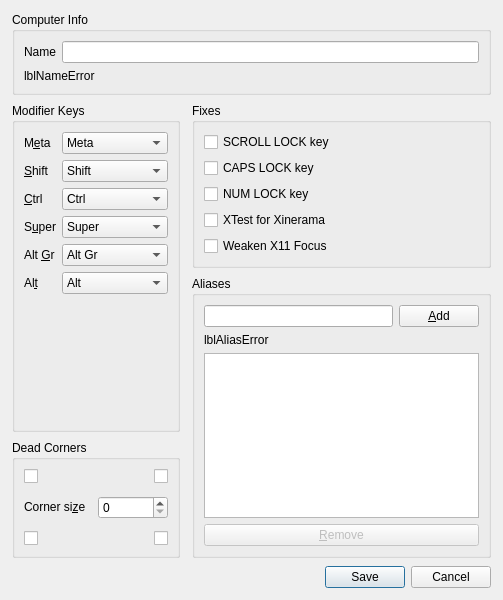
<?xml version="1.0" encoding="UTF-8"?>
<ui version="4.0">
 <class>ComputerSettingsDialog</class>
 <widget class="QDialog" name="ComputerSettingsDialog">
  <property name="geometry">
   <rect>
    <x>0</x>
    <y>0</y>
    <width>503</width>
    <height>600</height>
   </rect>
  </property>
  <property name="windowTitle">
   <string>Computer settings</string>
  </property>
  <layout class="QVBoxLayout" name="_2">
   <property name="leftMargin">
    <number>12</number>
   </property>
   <property name="topMargin">
    <number>12</number>
   </property>
   <property name="rightMargin">
    <number>12</number>
   </property>
   <property name="bottomMargin">
    <number>12</number>
   </property>
   <property name="spacing">
    <number>8</number>
   </property>
   <item>
    <widget class="QGroupBox" name="groupComputerName">
     <property name="sizePolicy">
      <sizepolicy hsizetype="Preferred" vsizetype="Maximum">
       <horstretch>0</horstretch>
       <verstretch>0</verstretch>
      </sizepolicy>
     </property>
     <property name="title">
      <string>Computer Info</string>
     </property>
     <layout class="QVBoxLayout" name="_3">
      <item>
       <layout class="QHBoxLayout" name="_4">
        <item>
         <widget class="QLabel" name="label_7">
          <property name="sizePolicy">
           <sizepolicy hsizetype="Preferred" vsizetype="Fixed">
            <horstretch>0</horstretch>
            <verstretch>0</verstretch>
           </sizepolicy>
          </property>
          <property name="text">
           <string>Name</string>
          </property>
          <property name="buddy">
           <cstring>lineNameEdit</cstring>
          </property>
         </widget>
        </item>
        <item>
         <widget class="QLineEdit" name="lineNameEdit">
          <property name="sizePolicy">
           <sizepolicy hsizetype="Expanding" vsizetype="Fixed">
            <horstretch>0</horstretch>
            <verstretch>0</verstretch>
           </sizepolicy>
          </property>
          <property name="maxLength">
           <number>255</number>
          </property>
         </widget>
        </item>
       </layout>
      </item>
      <item>
       <widget class="QLabel" name="lblNameError">
        <property name="sizePolicy">
         <sizepolicy hsizetype="Preferred" vsizetype="Fixed">
          <horstretch>0</horstretch>
          <verstretch>0</verstretch>
         </sizepolicy>
        </property>
        <property name="minimumSize">
         <size>
          <width>0</width>
          <height>0</height>
         </size>
        </property>
        <property name="text">
         <string notr="true">lblNameError</string>
        </property>
        <property name="alignment">
         <set>Qt::AlignmentFlag::AlignLeading|Qt::AlignmentFlag::AlignLeft|Qt::AlignmentFlag::AlignVCenter</set>
        </property>
       </widget>
      </item>
     </layout>
    </widget>
   </item>
   <item>
    <layout class="QHBoxLayout" name="layoutOptions">
     <property name="leftMargin">
      <number>0</number>
     </property>
     <property name="topMargin">
      <number>0</number>
     </property>
     <property name="rightMargin">
      <number>0</number>
     </property>
     <property name="bottomMargin">
      <number>0</number>
     </property>
     <property name="spacing">
      <number>12</number>
     </property>
     <item>
      <layout class="QVBoxLayout" name="layoutLeftSide">
       <property name="spacing">
        <number>8</number>
       </property>
       <property name="leftMargin">
        <number>0</number>
       </property>
       <property name="topMargin">
        <number>0</number>
       </property>
       <property name="rightMargin">
        <number>0</number>
       </property>
       <property name="bottomMargin">
        <number>0</number>
       </property>
       <item>
        <widget class="QGroupBox" name="groupModifers">
         <property name="title">
          <string>Modifier Keys</string>
         </property>
         <layout class="QFormLayout" name="formLayout_2">
          <item row="0" column="0">
           <widget class="QLabel" name="label_5">
            <property name="maximumSize">
             <size>
              <width>40</width>
              <height>16777215</height>
             </size>
            </property>
            <property name="text">
             <string>M&amp;eta</string>
            </property>
            <property name="buddy">
             <cstring>comboMeta</cstring>
            </property>
           </widget>
          </item>
          <item row="4" column="0">
           <widget class="QLabel" name="label_3">
            <property name="text">
             <string>&amp;Ctrl</string>
            </property>
            <property name="buddy">
             <cstring>comboCtrl</cstring>
            </property>
           </widget>
          </item>
          <item row="6" column="0">
           <widget class="QLabel" name="label_6">
            <property name="text">
             <string>S&amp;uper</string>
            </property>
            <property name="buddy">
             <cstring>comboSuper</cstring>
            </property>
           </widget>
          </item>
          <item row="9" column="0">
           <widget class="QLabel" name="label_4">
            <property name="text">
             <string>Al&amp;t</string>
            </property>
            <property name="buddy">
             <cstring>comboAlt</cstring>
            </property>
           </widget>
          </item>
          <item row="0" column="1">
           <widget class="QComboBox" name="comboMeta">
            <property name="currentIndex">
             <number>3</number>
            </property>
            <item>
             <property name="text">
              <string>Shift</string>
             </property>
            </item>
            <item>
             <property name="text">
              <string>Ctrl</string>
             </property>
            </item>
            <item>
             <property name="text">
              <string>Alt</string>
             </property>
            </item>
            <item>
             <property name="text">
              <string>Meta</string>
             </property>
            </item>
            <item>
             <property name="text">
              <string>Super</string>
             </property>
            </item>
            <item>
             <property name="text">
              <string>Alt Gr</string>
             </property>
            </item>
            <item>
             <property name="text">
              <string>None</string>
             </property>
            </item>
           </widget>
          </item>
          <item row="2" column="1">
           <widget class="QComboBox" name="comboShift">
            <item>
             <property name="text">
              <string>Shift</string>
             </property>
            </item>
            <item>
             <property name="text">
              <string>Ctrl</string>
             </property>
            </item>
            <item>
             <property name="text">
              <string>Alt</string>
             </property>
            </item>
            <item>
             <property name="text">
              <string>Meta</string>
             </property>
            </item>
            <item>
             <property name="text">
              <string>Super</string>
             </property>
            </item>
            <item>
             <property name="text">
              <string>Alt Gr</string>
             </property>
            </item>
            <item>
             <property name="text">
              <string>None</string>
             </property>
            </item>
           </widget>
          </item>
          <item row="2" column="0">
           <widget class="QLabel" name="label_2">
            <property name="maximumSize">
             <size>
              <width>40</width>
              <height>16777215</height>
             </size>
            </property>
            <property name="text">
             <string>&amp;Shift</string>
            </property>
            <property name="buddy">
             <cstring>comboShift</cstring>
            </property>
           </widget>
          </item>
          <item row="9" column="1">
           <widget class="QComboBox" name="comboAlt">
            <property name="currentIndex">
             <number>2</number>
            </property>
            <item>
             <property name="text">
              <string>Shift</string>
             </property>
            </item>
            <item>
             <property name="text">
              <string>Ctrl</string>
             </property>
            </item>
            <item>
             <property name="text">
              <string>Alt</string>
             </property>
            </item>
            <item>
             <property name="text">
              <string>Meta</string>
             </property>
            </item>
            <item>
             <property name="text">
              <string>Super</string>
             </property>
            </item>
            <item>
             <property name="text">
              <string>Alt Gr</string>
             </property>
            </item>
            <item>
             <property name="text">
              <string>None</string>
             </property>
            </item>
           </widget>
          </item>
          <item row="6" column="1">
           <widget class="QComboBox" name="comboSuper">
            <property name="currentIndex">
             <number>4</number>
            </property>
            <item>
             <property name="text">
              <string>Shift</string>
             </property>
            </item>
            <item>
             <property name="text">
              <string>Ctrl</string>
             </property>
            </item>
            <item>
             <property name="text">
              <string>Alt</string>
             </property>
            </item>
            <item>
             <property name="text">
              <string>Meta</string>
             </property>
            </item>
            <item>
             <property name="text">
              <string>Super</string>
             </property>
            </item>
            <item>
             <property name="text">
              <string>Alt Gr</string>
             </property>
            </item>
            <item>
             <property name="text">
              <string>None</string>
             </property>
            </item>
           </widget>
          </item>
          <item row="4" column="1">
           <widget class="QComboBox" name="comboCtrl">
            <property name="currentIndex">
             <number>1</number>
            </property>
            <item>
             <property name="text">
              <string>Shift</string>
             </property>
            </item>
            <item>
             <property name="text">
              <string>Ctrl</string>
             </property>
            </item>
            <item>
             <property name="text">
              <string>Alt</string>
             </property>
            </item>
            <item>
             <property name="text">
              <string>Meta</string>
             </property>
            </item>
            <item>
             <property name="text">
              <string>Super</string>
             </property>
            </item>
            <item>
             <property name="text">
              <string>Alt Gr</string>
             </property>
            </item>
            <item>
             <property name="text">
              <string>None</string>
             </property>
            </item>
           </widget>
          </item>
          <item row="8" column="0">
           <widget class="QLabel" name="labelAltGr">
            <property name="text">
             <string>Alt &amp;Gr</string>
            </property>
            <property name="buddy">
             <cstring>comboAltGr</cstring>
            </property>
           </widget>
          </item>
          <item row="8" column="1">
           <widget class="QComboBox" name="comboAltGr">
            <property name="currentIndex">
             <number>5</number>
            </property>
            <item>
             <property name="text">
              <string>Shift</string>
             </property>
            </item>
            <item>
             <property name="text">
              <string>Ctrl</string>
             </property>
            </item>
            <item>
             <property name="text">
              <string>Alt</string>
             </property>
            </item>
            <item>
             <property name="text">
              <string>Meta</string>
             </property>
            </item>
            <item>
             <property name="text">
              <string>Super</string>
             </property>
            </item>
            <item>
             <property name="text">
              <string>Alt Gr</string>
             </property>
            </item>
            <item>
             <property name="text">
              <string>None</string>
             </property>
            </item>
           </widget>
          </item>
         </layout>
        </widget>
       </item>
       <item>
        <widget class="QGroupBox" name="groupDeadCorners">
         <property name="title">
          <string>Dead Corners</string>
         </property>
         <layout class="QVBoxLayout" name="verticalLayout_2">
          <property name="sizeConstraint">
           <enum>QLayout::SizeConstraint::SetMinAndMaxSize</enum>
          </property>
          <property name="spacing">
           <number>12</number>
          </property>
          <item>
           <layout class="QHBoxLayout" name="layoutDeadCornersTop">
            <item>
             <widget class="QCheckBox" name="chkDeadTopLeft">
              <property name="minimumSize">
               <size>
                <width>0</width>
                <height>0</height>
               </size>
              </property>
              <property name="toolTip">
               <string>Top Left</string>
              </property>
              <property name="autoRepeatInterval">
               <number>100</number>
              </property>
             </widget>
            </item>
            <item>
             <widget class="QCheckBox" name="chkDeadTopRight">
              <property name="minimumSize">
               <size>
                <width>0</width>
                <height>0</height>
               </size>
              </property>
              <property name="toolTip">
               <string>Top Right</string>
              </property>
              <property name="layoutDirection">
               <enum>Qt::LayoutDirection::RightToLeft</enum>
              </property>
             </widget>
            </item>
           </layout>
          </item>
          <item>
           <layout class="QHBoxLayout" name="layoutCornerSize">
            <item>
             <widget class="QLabel" name="label">
              <property name="sizePolicy">
               <sizepolicy hsizetype="Fixed" vsizetype="Fixed">
                <horstretch>0</horstretch>
                <verstretch>0</verstretch>
               </sizepolicy>
              </property>
              <property name="text">
               <string>Corner si&amp;ze</string>
              </property>
              <property name="buddy">
               <cstring>sbSwitchCornerSize</cstring>
              </property>
             </widget>
            </item>
            <item>
             <widget class="QSpinBox" name="sbSwitchCornerSize">
              <property name="sizePolicy">
               <sizepolicy hsizetype="Preferred" vsizetype="Fixed">
                <horstretch>0</horstretch>
                <verstretch>0</verstretch>
               </sizepolicy>
              </property>
              <property name="minimumSize">
               <size>
                <width>70</width>
                <height>0</height>
               </size>
              </property>
             </widget>
            </item>
           </layout>
          </item>
          <item>
           <layout class="QHBoxLayout" name="layoutDeadCornersBottom">
            <item>
             <widget class="QCheckBox" name="chkDeadBottomLeft">
              <property name="minimumSize">
               <size>
                <width>0</width>
                <height>0</height>
               </size>
              </property>
              <property name="toolTip">
               <string>Bottom Left</string>
              </property>
             </widget>
            </item>
            <item>
             <widget class="QCheckBox" name="chkDeadBottomRight">
              <property name="minimumSize">
               <size>
                <width>0</width>
                <height>0</height>
               </size>
              </property>
              <property name="toolTip">
               <string>Bottom Right</string>
              </property>
              <property name="layoutDirection">
               <enum>Qt::LayoutDirection::RightToLeft</enum>
              </property>
             </widget>
            </item>
           </layout>
          </item>
         </layout>
        </widget>
       </item>
      </layout>
     </item>
     <item>
      <layout class="QVBoxLayout" name="layoutRightSide">
       <property name="spacing">
        <number>8</number>
       </property>
       <property name="leftMargin">
        <number>0</number>
       </property>
       <property name="topMargin">
        <number>0</number>
       </property>
       <property name="rightMargin">
        <number>0</number>
       </property>
       <property name="bottomMargin">
        <number>0</number>
       </property>
       <item>
        <widget class="QGroupBox" name="groupFixes">
         <property name="title">
          <string>Fixes</string>
         </property>
         <layout class="QVBoxLayout" name="verticalLayout_3">
          <item>
           <widget class="QCheckBox" name="chkFixScrollLock">
            <property name="sizePolicy">
             <sizepolicy hsizetype="Minimum" vsizetype="Preferred">
              <horstretch>0</horstretch>
              <verstretch>0</verstretch>
             </sizepolicy>
            </property>
            <property name="text">
             <string>SCROLL LOCK key</string>
            </property>
           </widget>
          </item>
          <item>
           <widget class="QCheckBox" name="chkFixCapsLock">
            <property name="sizePolicy">
             <sizepolicy hsizetype="Minimum" vsizetype="Preferred">
              <horstretch>0</horstretch>
              <verstretch>0</verstretch>
             </sizepolicy>
            </property>
            <property name="text">
             <string>CAPS LOCK key</string>
            </property>
           </widget>
          </item>
          <item>
           <widget class="QCheckBox" name="chkFixNumLock">
            <property name="sizePolicy">
             <sizepolicy hsizetype="Minimum" vsizetype="Preferred">
              <horstretch>0</horstretch>
              <verstretch>0</verstretch>
             </sizepolicy>
            </property>
            <property name="text">
             <string>NUM LOCK key</string>
            </property>
           </widget>
          </item>
          <item>
           <widget class="QCheckBox" name="chkFixXTest">
            <property name="sizePolicy">
             <sizepolicy hsizetype="Minimum" vsizetype="Preferred">
              <horstretch>0</horstretch>
              <verstretch>0</verstretch>
             </sizepolicy>
            </property>
            <property name="text">
             <string>XTest for Xinerama</string>
            </property>
            <property name="checked">
             <bool>false</bool>
            </property>
           </widget>
          </item>
          <item>
           <widget class="QCheckBox" name="chkWeakX11Focus">
            <property name="toolTip">
             <string>X11 computers Only, When enabled the client will not give focus to its focused window as soon as the client is switched to. This can help prevent unwanted focus stealing with some X11 setups.</string>
            </property>
            <property name="text">
             <string>Weaken X11 Focus</string>
            </property>
           </widget>
          </item>
         </layout>
        </widget>
       </item>
       <item>
        <widget class="QGroupBox" name="groupAliases">
         <property name="sizePolicy">
          <sizepolicy hsizetype="Preferred" vsizetype="Expanding">
           <horstretch>0</horstretch>
           <verstretch>0</verstretch>
          </sizepolicy>
         </property>
         <property name="title">
          <string>Aliases</string>
         </property>
         <layout class="QVBoxLayout" name="verticalLayout">
          <item>
           <layout class="QHBoxLayout" name="horizontalLayout">
            <item>
             <widget class="QLineEdit" name="lineAddAlias">
              <property name="sizePolicy">
               <sizepolicy hsizetype="Expanding" vsizetype="Fixed">
                <horstretch>0</horstretch>
                <verstretch>0</verstretch>
               </sizepolicy>
              </property>
              <property name="minimumSize">
               <size>
                <width>168</width>
                <height>20</height>
               </size>
              </property>
              <property name="maxLength">
               <number>255</number>
              </property>
             </widget>
            </item>
            <item>
             <widget class="QPushButton" name="btnAddAlias">
              <property name="enabled">
               <bool>true</bool>
              </property>
              <property name="text">
               <string>&amp;Add</string>
              </property>
             </widget>
            </item>
           </layout>
          </item>
          <item>
           <widget class="QLabel" name="lblAliasError">
            <property name="sizePolicy">
             <sizepolicy hsizetype="Minimum" vsizetype="Maximum">
              <horstretch>0</horstretch>
              <verstretch>0</verstretch>
             </sizepolicy>
            </property>
            <property name="minimumSize">
             <size>
              <width>0</width>
              <height>0</height>
             </size>
            </property>
            <property name="maximumSize">
             <size>
              <width>16777215</width>
              <height>16777215</height>
             </size>
            </property>
            <property name="text">
             <string notr="true">lblAliasError</string>
            </property>
            <property name="wordWrap">
             <bool>true</bool>
            </property>
           </widget>
          </item>
          <item>
           <widget class="QListWidget" name="listAliases">
            <property name="sizePolicy">
             <sizepolicy hsizetype="Preferred" vsizetype="Expanding">
              <horstretch>0</horstretch>
              <verstretch>0</verstretch>
             </sizepolicy>
            </property>
            <property name="minimumSize">
             <size>
              <width>0</width>
              <height>0</height>
             </size>
            </property>
            <property name="maximumSize">
             <size>
              <width>16777215</width>
              <height>16777215</height>
             </size>
            </property>
            <property name="selectionMode">
             <enum>QAbstractItemView::SelectionMode::ExtendedSelection</enum>
            </property>
           </widget>
          </item>
          <item>
           <widget class="QPushButton" name="btnRemoveAlias">
            <property name="enabled">
             <bool>false</bool>
            </property>
            <property name="text">
             <string>&amp;Remove</string>
            </property>
           </widget>
          </item>
         </layout>
        </widget>
       </item>
      </layout>
     </item>
    </layout>
   </item>
   <item>
    <widget class="QDialogButtonBox" name="buttonBox">
     <property name="minimumSize">
      <size>
       <width>0</width>
       <height>0</height>
      </size>
     </property>
     <property name="orientation">
      <enum>Qt::Orientation::Horizontal</enum>
     </property>
     <property name="standardButtons">
      <set>QDialogButtonBox::StandardButton::Cancel|QDialogButtonBox::StandardButton::Save</set>
     </property>
    </widget>
   </item>
  </layout>
 </widget>
 <tabstops>
  <tabstop>lineNameEdit</tabstop>
  <tabstop>comboMeta</tabstop>
  <tabstop>comboShift</tabstop>
  <tabstop>comboCtrl</tabstop>
  <tabstop>comboSuper</tabstop>
  <tabstop>comboAltGr</tabstop>
  <tabstop>comboAlt</tabstop>
  <tabstop>chkDeadTopLeft</tabstop>
  <tabstop>chkDeadTopRight</tabstop>
  <tabstop>sbSwitchCornerSize</tabstop>
  <tabstop>chkDeadBottomLeft</tabstop>
  <tabstop>chkDeadBottomRight</tabstop>
  <tabstop>chkFixScrollLock</tabstop>
  <tabstop>chkFixCapsLock</tabstop>
  <tabstop>chkFixNumLock</tabstop>
  <tabstop>chkFixXTest</tabstop>
  <tabstop>lineAddAlias</tabstop>
  <tabstop>btnAddAlias</tabstop>
  <tabstop>listAliases</tabstop>
  <tabstop>btnRemoveAlias</tabstop>
 </tabstops>
 <resources/>
 <connections/>
</ui>
